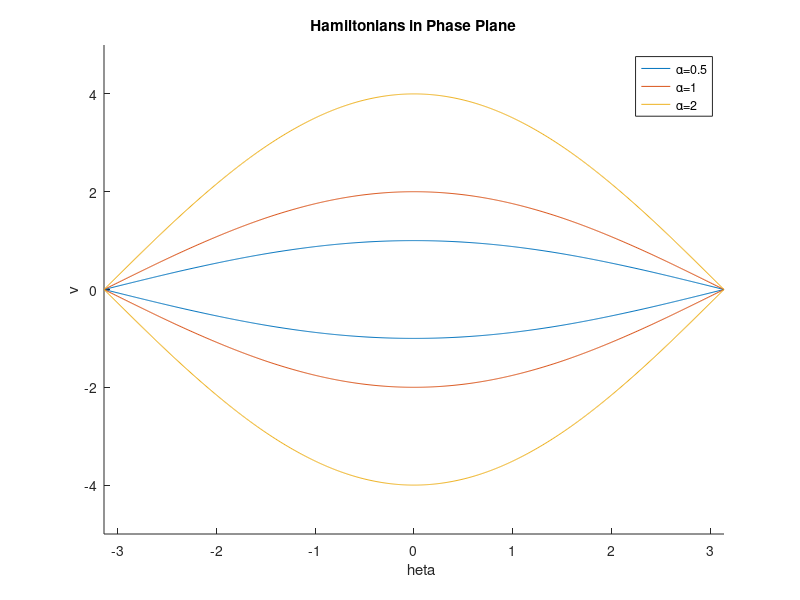

Write MATLAB code to recreate this figure.
%% KYA314 - Assignment 4, Q2
% plot Hamiltonian curve for unforced simple pendulum
clear;
close all;
clc;

%% Hamiltonian given by
% $ H(\theta,v) = -\frac{v^2}{2}+\alpha^2\cos(\theta).$
% 
% At saddle, $H=\alpha^2$ 
% 
% We can rearrange for $v$:
% 
% $v(\theta) = \pm\sqrt{2\alpha^2\cos(\theta)+2\alpha^2}.$
%
alpha1 = 0.5;
alpha2 = 1;
alpha3 = 2;

% Define v as function of theta
v =@(theta,alpha) sqrt(2*alpha^2*cos(theta)+2*alpha^2);

thetas = linspace(-pi,pi,628);
v1 = v(thetas,alpha1);
v2 = v(thetas,alpha2);
v3 = v(thetas,alpha3);

%% Plot
figure(1); clf;
hold on;
plot(thetas,v1)
plot(thetas,v2)
plot(thetas,v3)
plot(thetas,-v1,'Color',"#0072BD")
plot(thetas,-v2,'Color',"#D95319")
plot(thetas,-v3,'Color',"#EDB120")
xlabel("\theta")
ylabel("v")
title("Hamiltonians in Phase Plane")
xlim([-pi, pi])
ylim([-5,5])
legend('\alpha=0.5','\alpha=1','\alpha=2')
